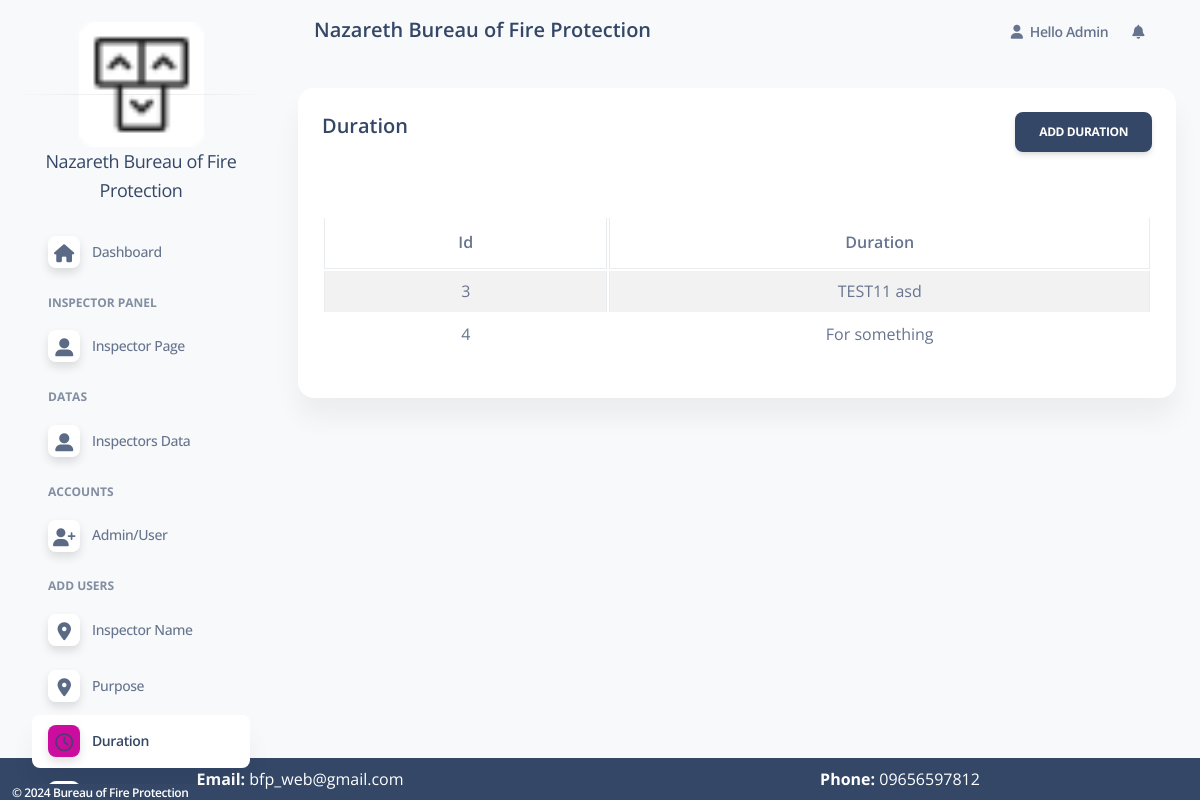
The page /admin/duration_panel.php (signed in) on the database as committed earlier.
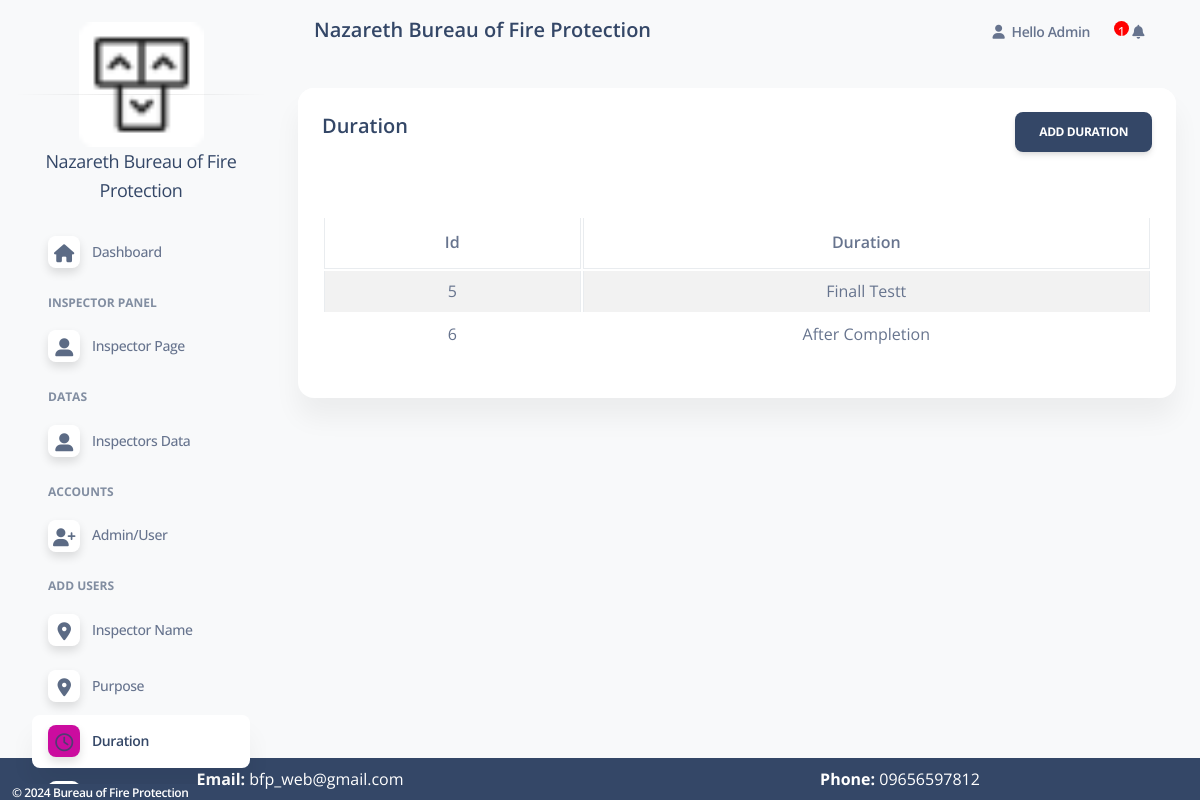
The same page on the database as committed later.
### tables this page shows
CREATE TABLE `duration` (
  `id` int(11) NOT NULL,
  `duration` varchar(50) NOT NULL,
  `created_at` date NOT NULL DEFAULT current_timestamp()
);

### config/function.php (called while the page is built, shortened)
<?php
    require 'dbconn.php';
    function validate($inputData)
    {
        global $conn;
       $validateData = mysqli_real_escape_string($conn, $inputData);
       return trim($validateData);
    }
    function getAll($tableName)
    {
        global $conn;
        $table = validate($tableName);
        $query = "SELECT * FROM $table";
        $result = mysqli_query($conn, $query);
        return $result;
    }
?>

### admin/duration_panel.php (the view, shortened to what this page needs)
<?php
include('includes/header.php'); ?>
    <div class="row">
    <div class="col-md-12">
        <div class="col-md-12">
            <div class="card">
                <div class="card-header">
                    <h5> Duration
                    <a href="add_duration.php" class="btn btn-dark float-end">Add Duration</a>
                    </h5>
                </div>
                <div class="card-body">
                        <table id="myTable" class="table table-bordered table-striped">
                            <thead>
                                <tr>
                                    <th class = "text-center">Id</th>
                                    <th class = "text-center">Duration</th>
                                </tr>
                            </thead>
                            <tbody>
                            <?php
                                   $services = getAll('duration');
                                   if($services)
                                   {
                                   if(mysqli_num_rows($services) > 0)
                                   {
                                            foreach($services as $servicesItem)
                                            {
                                                ?>
                                           <tr>
                                            <td class = "text-center"><?= $servicesItem['id']?> </span></td>
                                            <td class = "text-center"><?= $servicesItem['duration']?> </span></td>
                                            </tr>
                                                 <?php
                                            }
                                   }
                                }
                                   else{
                                    ?>
                                        <td cosplan = "3" >No Record Found</td>
                                    <?php
                                   }
                                ?>
                            </tbody>
                        </table>
                </div>
            </div>
        </div>
    </div>
    <?php include('includes/scripts.php'); ?>

### admin/includes/navbar.php (shortened to what this page needs)
<nav class="navbar navbar-main navbar-expand-lg px-0 mx-4 shadow-none border-radius-xl" id="navbarBlur" navbar-scroll="true">
      <div class="container-fluid py-1 px-3">
        <nav aria-label="breadcrumb">
          <ol class="breadcrumb bg-transparent mb-0 pb-0 pt-1 px-0 me-sm-6 me-5">
            <li class="breadcrumb-item text-sm text-dark active" aria-current="page">
            <h5>
            Nazareth Bureau of Fire Protection
            </h5>
            </li>
          </ol>
        </nav>
        <div class="collapse navbar-collapse mt-sm-0 mt-2 me-md-0 me-sm-4" id="navbar">
          <ul class="navbar-nav  justify-content-end">
            <li class="nav-item dropdown pe-2 d-flex align-items-center mx-2">
            <a href="javascript:;" class="nav-link text-body p-0 font-weight-bold" id="dropdownMenuButton" data-bs-toggle="dropdown" aria-expanded="false">
                <i class="fa fa-user me-sm-1"></i>
                <span class="d-sm-inline d-none">Hello <?= $_SESSION['loggedInUser']['name']; ?></span>
              </a>
            </div>
              <li class="nav-item dropdown pe-2 d-flex align-items-center mx-2">
              <a href="javascript:;" class="nav-link text-body p-0" id="dropdownMenuButton" data-bs-toggle="dropdown" aria-expanded="false">
              <span class="label label-pill label-danger count" style="border-radius:10px;">
              <?php
                  $count = 1;
                      $sql = "SELECT new_user FROM user WHERE role = 'Client' ORDER BY created_at desc";
                      $result = mysqli_query($conn, $sql);
                      if(mysqli_fetch_array($result)){
                        $row = $result->fetch_assoc();
                          if($row['new_user'] == '1'){
                             echo '<span class="hideable" onclick="hideElement(this)" style = "height: 15px;  width: 15px;   background-color: red;   border-radius: 50%;display: inline-block; text-align: center; color: white;"> '.$count++.'</span>';
                          }
                          else{
                            $count = 0;
                          }
                        }
                          ?>
            </span> <i class="fa fa-bell cursor-pointer"></i>
              </a>
            </li>
                    </div>
    </nav>

Rows that differ between the two databases and show on the page:
removed duration: id "3", duration "TEST11 asd"
removed duration: id "4", duration "For something"
added duration: id "5", duration "Finall Testt"
added duration: id "6", duration "After Completion"
Other text that changed with them:
$count++: (not shown) → "1"
